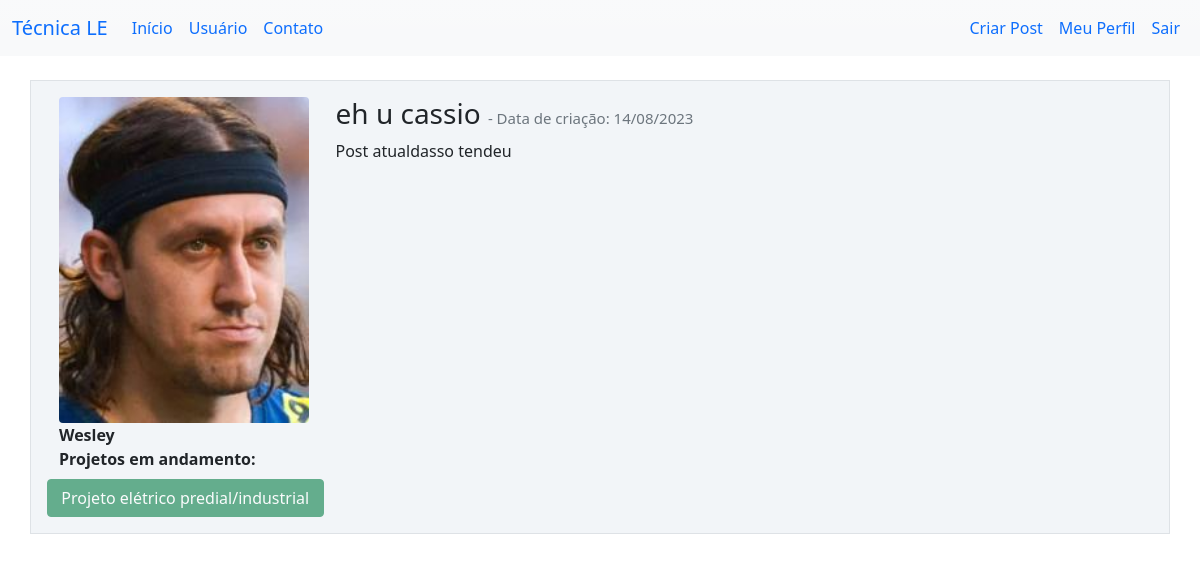
The app's page /post/4 (signed in) with its own data.
### comunidadeimpressionadora/models.py (models this page shows, shortened)
class Usuario(database.Model, UserMixin):
    id = database.Column(database.Integer, primary_key=True)
    username = database.Column(database.String, nullable=False)
    email = database.Column(database.String, nullable=False, unique=True)
    senha = database.Column(database.String, nullable=False)
    foto_perfil = database.Column(database.String, default='default.jpg')
    post = database.relationship('Post', backref='autor', lazy=True)
    projetos = database.Column(database.String, nullable=False, default='Não Informado')

class Post(database.Model):
    id = database.Column(database.Integer, primary_key=True)
    titulo = database.Column(database.String, nullable=False)
    corpo = database.Column(database.Text, nullable=False)
    data_criacao = database.Column(database.DateTime, nullable=False, default=datetime.utcnow)
    id_usuario = database.Column(database.Integer, database.ForeignKey('usuario.id'), nullable=False)

### comunidadeimpressionadora/routes.py (the view)
@app.route('/post/<post_id>', methods=['GET', 'POST'])
@login_required
def exibir_post(post_id):
    post = Post.query.get(post_id)
    if current_user == post.autor:
        form = FormCriarPost()
        if request.method == 'GET':
            form.titulo.data = post.titulo
            form.corpo.data = post.corpo
        elif form.validate_on_submit():
            post.titulo = form.titulo.data
            post.corpo = form.corpo.data
            database.session.commit()
            flash(f'Post atualizado com sucesso.', 'alert-success')
            return redirect(url_for('home'))
    else:
        form=None
    return render_template('post.html', post=post, form=form)

### comunidadeimpressionadora/models.py (called while the page is built)
@login_manager.user_loader
def load_usuario(id_usuario):
    return Usuario.query.get(int(id_usuario))

### comunidadeimpressionadora/templates/post.html (shortened to what this page needs)
{% extends 'base.html' %}
{% block body %}
        <div class="container mt-3">
                <div class="row border mt-4 p-3 meupost">
                    <div class="col col-3">
                        <div class="image pe-2">
                        <img src="{{ url_for('static', filename='fotos_perfil/{}'.format(post.autor.foto_perfil)) }}" class="rounded" width="250" >
                        </div>
                        <strong>{{post.autor.username}}</strong><br>
                        <strong>Projetos em andamento: </strong><br>
                        <div class="row justify-content-center">
                            {% for projeto in post.autor.projetos.split(';') %}
                                <button type="button" class="btn btn-success mt-2" disabled> {{projeto}} </button>
                            {% endfor %}
                        </div>
                    </div>
                    <div class="col col-9">
                        <h3>{{ post.titulo }}
                        <small class="text-muted" style="font-size: 15px"> - Data de criação: {{post.data_criacao.strftime('%d/%m/%Y')}}
                        </small>
                        </h3>
                        <p>{{ post.corpo }}</p>
                    </div>
                </div>
        </div>
{% endblock %}

### comunidadeimpressionadora/static/main.css (style rules this page uses)
.meupost { background: #f2f5f8 !important; }

### records on screen
Usuario: foto_perfil (picture), autor.username "Wesley", projetos "Projeto elétrico predial/industrial"
Post: titulo "eh u cassio", data_criacao "14/08/2023", corpo "Post atualdasso tendeu"
